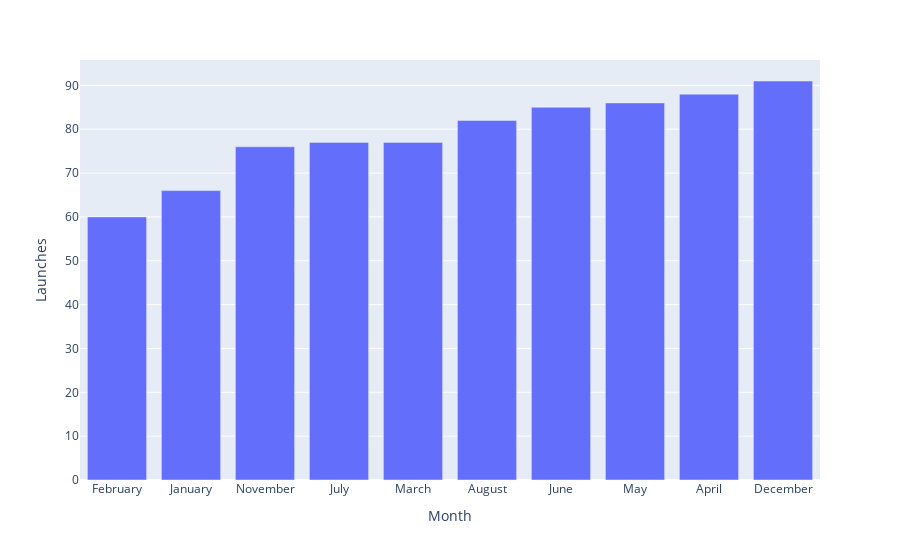

The code cell stored with this chart in its notebook:
### Code cell
fig = px.bar(df_launch_per_month, x="Month", y="Launches")
fig.show()

### Figure 1 — Plotly figure (JSON) as saved in the notebook; plotly's stock layout.template omitted (floating-point values rounded to 4 significant figures)
{"data": [{"alignmentgroup": "True", "hovertemplate": "Month=%{x}<br>Launches=%{y}<extra></extra>", "legendgroup": "", "marker": {"color": "#636efa", "pattern": {"shape": ""}}, "name": "", "offsetgroup": "", "orientation": "v", "showlegend": false, "textposition": "auto", "type": "bar", "x": ["February", "January", "November", "July", "March", "August", "June", "May", "April", "December"], "xaxis": "x", "y": [60, 66, 76, 77, 77, 82, 85, 86, 88, 91], "yaxis": "y"}], "layout": {"barmode": "relative", "legend": {"tracegroupgap": 0}, "margin": {"t": 60}, "xaxis": {"anchor": "y", "domain": [0, 1], "title": {"text": "Month"}}, "yaxis": {"anchor": "x", "domain": [0, 1], "title": {"text": "Launches"}}}}
